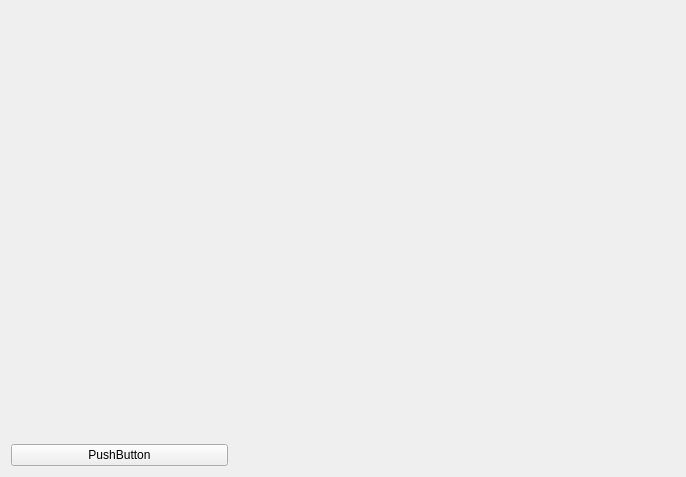
<?xml version="1.0" encoding="UTF-8"?>
<ui version="4.0">
 <class>MyWidget</class>
 <widget class="QWidget" name="MyWidget">
  <property name="geometry">
   <rect>
    <x>0</x>
    <y>0</y>
    <width>686</width>
    <height>477</height>
   </rect>
  </property>
  <property name="windowTitle">
   <string>MyWidget</string>
  </property>
  <layout class="QGridLayout" name="gridLayout">
   <item row="0" column="1" rowspan="2">
    <widget class="QLabel" name="label2">
     <property name="text">
      <string/>
     </property>
    </widget>
   </item>
   <item row="0" column="2">
    <widget class="MyLabel" name="label">
     <property name="text">
      <string/>
     </property>
    </widget>
   </item>
   <item row="1" column="0">
    <widget class="MyButton" name="pushButton">
     <property name="text">
      <string>PushButton</string>
     </property>
    </widget>
   </item>
  </layout>
 </widget>
 <layoutdefault spacing="6" margin="11"/>
 <customwidgets>
  <customwidget>
   <class>MyLabel</class>
   <extends>QLabel</extends>
   <header>mylabel.h</header>
  </customwidget>
  <customwidget>
   <class>MyButton</class>
   <extends>QPushButton</extends>
   <header location="global">mybutton.h</header>
  </customwidget>
 </customwidgets>
 <resources/>
 <connections/>
</ui>
